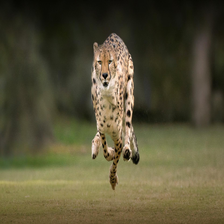
#> input picture AnimalClassifyData/TestData/cheetah/00000397_512resized.png, 224 x 224 px; its folder holds only this picture in this run
$ jupyter execute --allow-errors knn-classifier.ipynb
#> lines starting #> are read from the running program, lines starting #| are printed output that depends on the picture
[cell 1]
#https://medium.com/swlh/image-classification-with-k-nearest-neighbours-51b3a289280
import numpy as np
import cv2 as cv
import matplotlib.pyplot as plt
from pathlib import Path
from sklearn.model_selection import GridSearchCV, train_test_split
from skimage.io import imread
print("Files imported successfully")
import pandas as pd
import warnings
warnings.filterwarnings('ignore')
pd.set_option('display.max_columns', 30*30 + 1)
def load_image_files(container_path, dimension=(150, 150)):
    #my code modified from original
#> called with dimension = (150, 150)
    datasets = Path(container_path)
    image_dir = [dataset for dataset in datasets.iterdir() if dataset.is_dir()]
    cheetahFolder = []
    foxFolder = []
    hyenaFolder = []
    lionFolder = []
    tigerFolder = []
    wolfFolder = []
    for each in image_dir:
        for that in Path(each.as_posix()).iterdir():
            if that.name == 'cheetah':
                cheetahFolder.append(that)
            elif that.name == 'fox':
                foxFolder.append(that)
            elif that.name == 'hyena':
                hyenaFolder.append(that)
            elif that.name == 'lion':
                lionFolder.append(that)
            elif that.name == 'tiger':
                tigerFolder.append(that)
            elif that.name == 'wolf':
                wolfFolder.append(that)
    folders = cheetahFolder + foxFolder + hyenaFolder + lionFolder + tigerFolder + wolfFolder
    categories = [fo.name for fo in folders]
    categories = list(set(categories)) #gets unique values
    #my code modified from original
    descr = "A image classification dataset"
    images = []
    flat_data = []
    target = []
    count = 0
    train_img = []
    for i, direc in enumerate(folders):
        for file in direc.iterdir():
            count += 1
            img = imread(file)
#> img is the input picture: shape (224, 224, 3); mean R, G, B 86.7, 81.6, 55.5
            img = cv.cvtColor(img, cv.COLOR_BGR2RGB) #changed code to convert bgr to rgb
            img_pred = cv.resize(img, dimension, interpolation=cv.INTER_AREA) #changed image size and replaced it with the parameters above
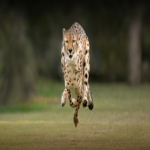
#> img_pred: shape (150, 150, 3); mean B, G, R 55.5, 81.6, 86.7
            img_pred = img_pred / 255
            train_img.append(img_pred)

    X = np.array(train_img)

    return X

X = []
X = load_image_files("/kaggle/input/seperateddataset/AnimalClassifyData/")

#Edited by me
y0 = np.zeros(342)
#number of cheetas in X
y1 = np.ones(250)
#number of foxes in X
y2 = np.full(305, 2)
#number of hyenas in X
y3 = np.full(294, 3)
#number of lions in X
y4 = np.full(269, 4)
#number of tigers in X
y5 = np.full(263, 5)
#number of wolves in X
#Edited by me
y = []
y = np.concatenate((y0,y1,y2,y3,y4,y5), axis=0) #added in the extra classes
#> (the rest of this cell did not finish here and is left out)


$ run again, on AnimalClassifyData/TestData/cheetah/00000417_512resized.png
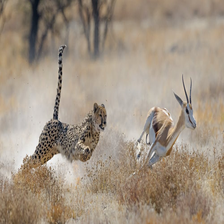
#> input picture AnimalClassifyData/TestData/cheetah/00000417_512resized.png, 224 x 224 px
#> in load_image_files, img is the input picture: shape (224, 224, 3); mean R, G, B 160.3, 146, 130
#> in load_image_files, `img_pred = cv.resize(img, dimension, interpolation=cv.INTER_AREA)`:
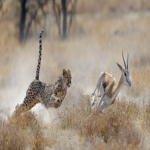
#> img_pred: shape (150, 150, 3); mean B, G, R 130, 146, 160.3

$ run again, on AnimalClassifyData/TestData/cheetah/00000423_512resized.png
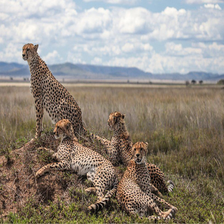
#> input picture AnimalClassifyData/TestData/cheetah/00000423_512resized.png, 224 x 224 px
#> in load_image_files, img is the input picture: shape (224, 224, 3); mean R, G, B 146.4, 137.8, 127.3
#> in load_image_files, `img_pred = cv.resize(img, dimension, interpolation=cv.INTER_AREA)`:
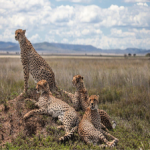
#> img_pred: shape (150, 150, 3); mean B, G, R 127.3, 137.8, 146.4

$ run again, on AnimalClassifyData/TestData/cheetah/00000424_512resized.png
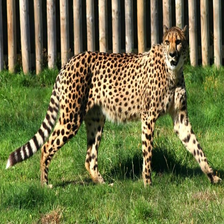
#> input picture AnimalClassifyData/TestData/cheetah/00000424_512resized.png, 224 x 224 px
#> in load_image_files, img is the input picture: shape (224, 224, 3); mean R, G, B 110.5, 115.2, 68.6
#> in load_image_files, `img_pred = cv.resize(img, dimension, interpolation=cv.INTER_AREA)`:
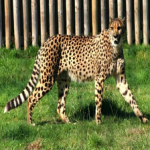
#> img_pred: shape (150, 150, 3); mean B, G, R 68.6, 115.2, 110.5

$ run again, on AnimalClassifyData/TestData/cheetah/00000401_512resized.png
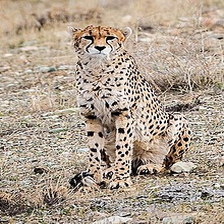
#> input picture AnimalClassifyData/TestData/cheetah/00000401_512resized.png, 224 x 224 px
#> in load_image_files, img is the input picture: shape (224, 224, 3); mean R, G, B 174.2, 159.1, 143.3
#> in load_image_files, `img_pred = cv.resize(img, dimension, interpolation=cv.INTER_AREA)`:
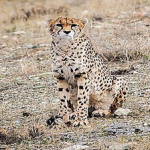
#> img_pred: shape (150, 150, 3); mean B, G, R 143.3, 159.1, 174.2
